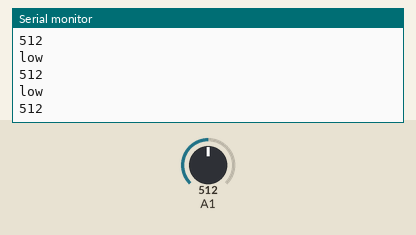
The sketch below on a simulated Arduino Uno, built with avr-gcc and run on an emulated ATmega328P. Shown: the last lines printed to the serial monitor. Inputs (shaded band) come from the test bench; at power-on: A1 = 512.

Above: at 2.7 s.
2.8 s: A1 set to 992
At 3.7 s:
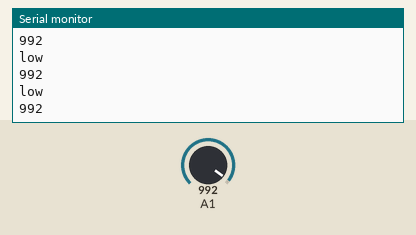
4.3 s: A1 set to 1010
At 5.2 s:
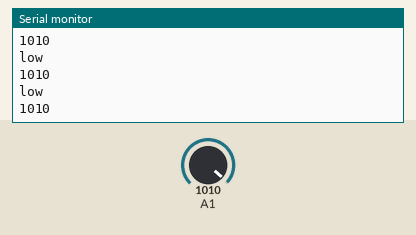
Timing chart, 0 to 7.3 s (numbered marks = the images above; inputs shaded):
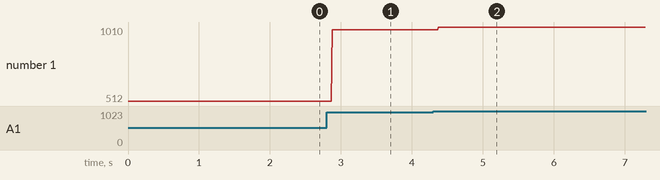

The sketch:

testing.ino
```cpp
#define el analogRead(A1)
void setup() {
  // put your setup code here, to run once:
  Serial.begin(9600);
  pinMode(A1,INPUT_PULLUP);


}

void loop() {
  // put your main code here, to run repeatedly:
  if(el==1)
   Serial.println("high");
   else Serial.println("low");
   Serial.println(el);

}
```

Measured:
- after the input at 2.8 s, the serial monitor: prints a new line after 0.08 s (image 1)
- after the input at 4.3 s, the serial monitor: prints a new line after 0.07 s (image 2)
- plotted number 1: 512 → 992 after the input at 2.8 s, 992 → 1010 after the input at 4.3 s
